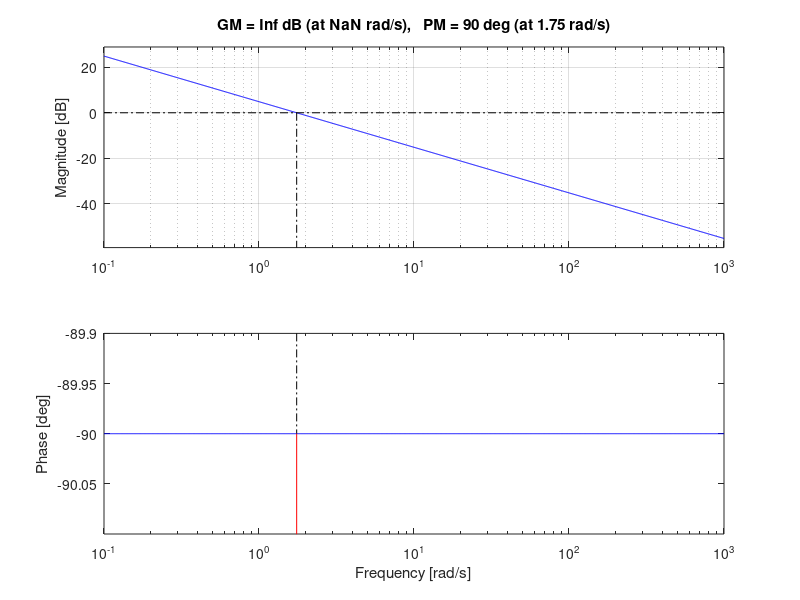

The MATLAB source for this figure: (Note: this script raises an error after producing the figure.)
clc; clear; close all;

s = tf('s');

g = 1.75/s;

[gm, pm] = margin(g)
figure(1);
margin(g); grid;

% Lag
% z1 = 0.72;
% p1 = 0.02555;
% 
% gclag = (s/z1 + 1)/(s/p1 + 1);
% 
% figure(2);
% margin(gclag*g); grid;

% Lead
desiredPm = 50

neededPm = desiredPm - pm

sqtZoP = tand((90-neededPm)/2)
sqtZP = 1.75;   % 0db crossover point

syms sz sp;
[solz, solp] = solve(sz/sp == sqtZoP^2, sz*sp == sqtZP^2, sz, sp)

z2 = 3.75;
p2 = 0.816;

kgm = 1;
k = sqtZoP;

gclead = kgm*k*((s/z2 + 1)/(s/p2 + 1));

figure(3);
margin(gclead*g); grid;

stepinfo(gclead*g/(1+gclead*g))